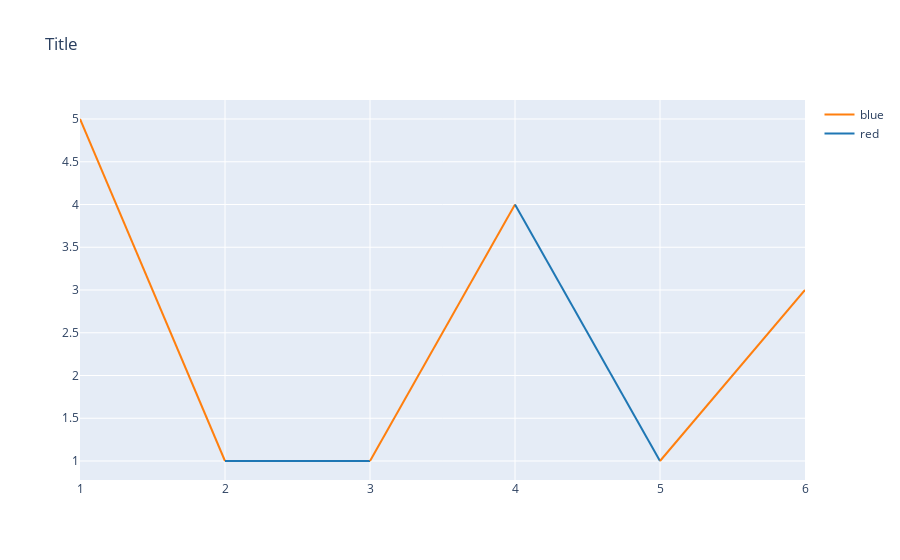

This figure's notebook cell:
### Code cell
# Colored line

x_list = [1, 2, 3, 4, 5, 6]
y_list = [5, 1, 1, 4, 1, 3]
color_list = ['blue', 'red', 'blue', 'red', 'blue', 'red']

fig = colored_line(x=x_list, y=y_list, color=color_list, mode="lines").fig
fig.update_layout(title="Title")
fig.show()

### Figure 1 — Plotly figure (JSON) as saved in the notebook; plotly's stock layout.template omitted (floating-point values rounded to 4 significant figures)
{"data": [{"line": {"color": "#ff7f0e"}, "mode": "lines", "name": "blue", "showlegend": true, "type": "scatter", "x": [1, 2], "y": [5, 1]}, {"line": {"color": "#1f77b4"}, "mode": "lines", "name": "red", "showlegend": true, "type": "scatter", "x": [2, 3], "y": [1, 1]}, {"line": {"color": "#ff7f0e"}, "mode": "lines", "showlegend": false, "type": "scatter", "x": [3, 4], "y": [1, 4]}, {"line": {"color": "#1f77b4"}, "mode": "lines", "showlegend": false, "type": "scatter", "x": [4, 5], "y": [4, 1]}, {"line": {"color": "#ff7f0e"}, "mode": "lines", "showlegend": false, "type": "scatter", "x": [5, 6], "y": [1, 3]}, {"line": {"color": "#1f77b4"}, "mode": "lines", "showlegend": false, "type": "scatter", "x": [6], "y": [3]}], "layout": {"title": {"text": "Title"}}}
